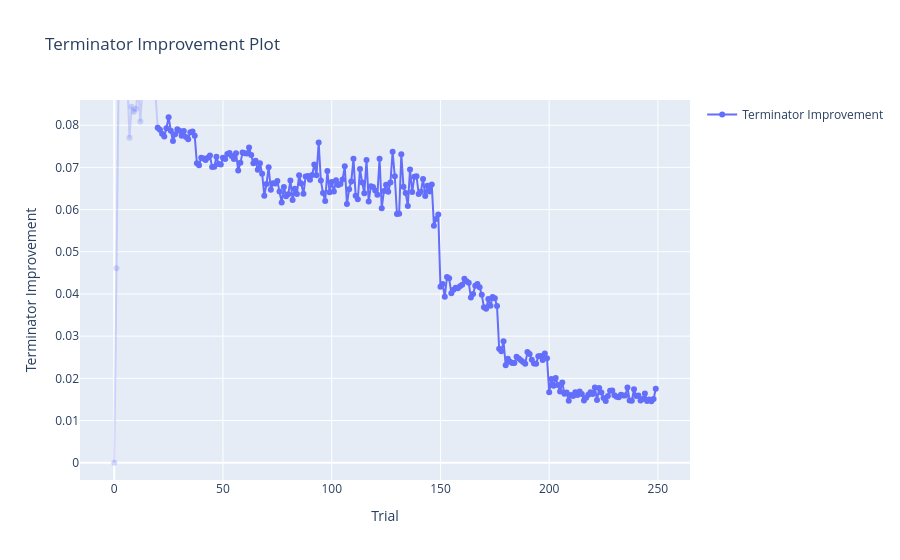

Source (notebook cell):
### Code cell
optuna.visualization.plot_terminator_improvement(study).show()

### Figure 1 — Plotly figure (JSON) as saved in the notebook; plotly's stock layout.template omitted (floating-point values rounded to 4 significant figures; data arrays with more than 128 entries replaced by an {"elided": "..."} marker saying what was removed)
{"data": [{"legendgroup": "improvement", "line": {"color": "rgba(99, 110, 250, 0.25)"}, "marker": {"color": "rgba(99, 110, 250, 0.25)"}, "mode": "markers+lines", "name": "Terminator Improvement", "showlegend": false, "type": "scatter", "x": [0, 1, 2, 3, 4, 5, 6, 7, 8, 9, 10, 11, 12, 13, 14, 15, 16, 17, 18, 19, 20], "y": [1.123e-10, 0.04607, 0.08994, 0.09725, 0.09619, 0.1014, 0.09118, 0.07704, 0.08436, 0.08319, 0.08387, 0.0893, 0.08086, 0.08962, 0.0889, 0.09403, 0.08904, 0.09222, 0.08755, 0.08689, 0.07942]}, {"legendgroup": "improvement", "line": {"color": "rgba(99, 110, 250, 1.0)"}, "marker": {"color": "rgba(99, 110, 250, 1.0)"}, "mode": "markers+lines", "name": "Terminator Improvement", "showlegend": true, "type": "scatter", "x": {"elided": "230 int values"}, "y": {"elided": "230 float values"}}, {"type": "scatter"}], "layout": {"title": {"text": "Terminator Improvement Plot"}, "xaxis": {"title": {"text": "Trial"}}, "yaxis": {"range": [-0.004094, 0.08597], "title": {"text": "Terminator Improvement"}}}}
